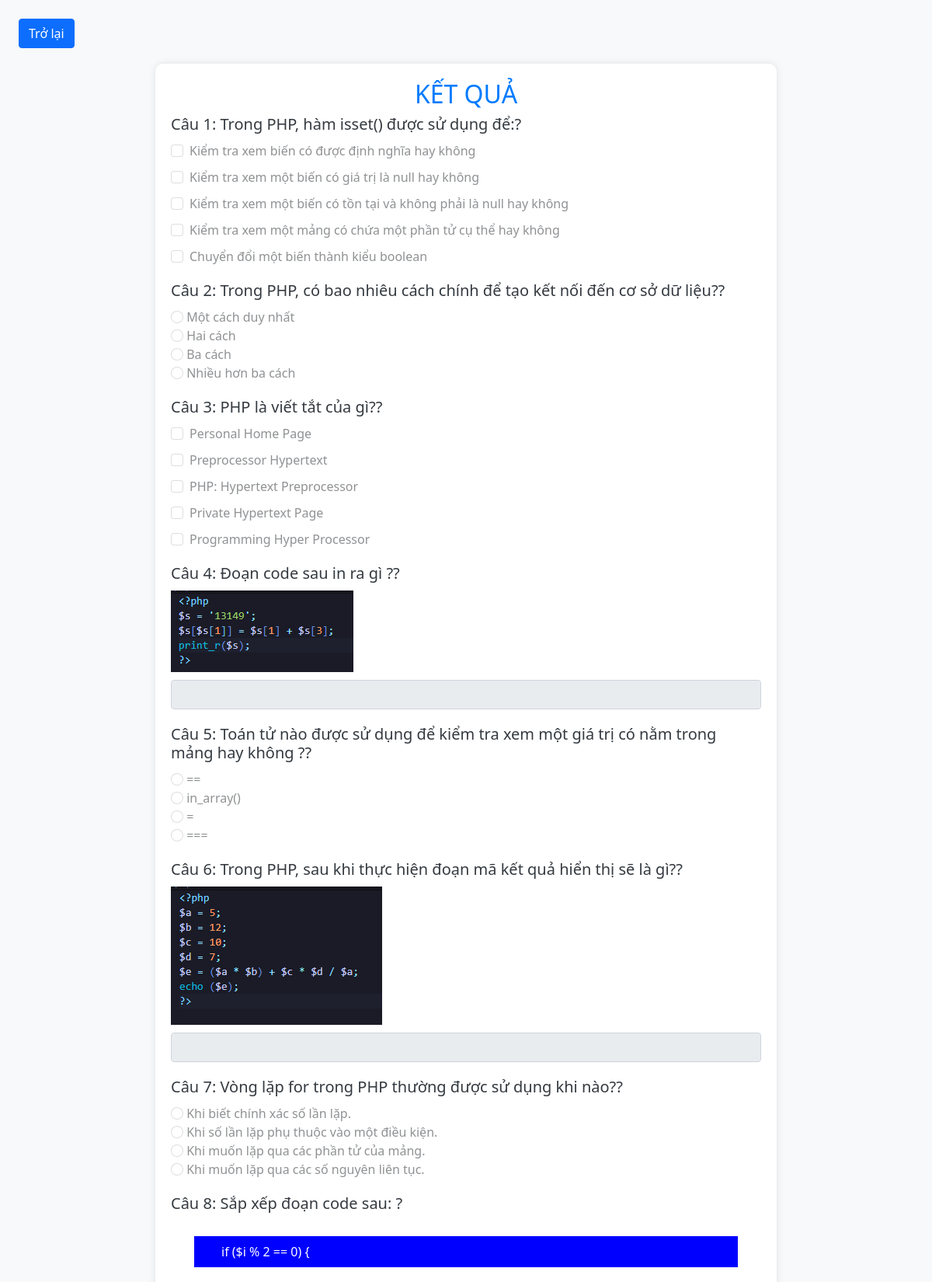
The app's page /src/ResultDetail.php?id_result=629 (upper part) with its own data.
### tables this page shows
CREATE TABLE `questions` (
  `id` int(10) NOT NULL,
  `question` varchar(255) NOT NULL,
  `type` varchar(50) NOT NULL,
  `course_id` int(10) NOT NULL,
  `image` varchar(255) DEFAULT NULL,
  `user_id` int(10) NOT NULL,
  `state` tinyint(1) NOT NULL
);

CREATE TABLE `answers` (
  `id` int(10) NOT NULL,
  `question_id` int(10) NOT NULL,
  `answer` varchar(255) DEFAULT NULL,
  `is_true` int(11) NOT NULL,
  `ordinalNumber` int(11) DEFAULT NULL
);

### function.php (called while the page is built, shortened)
<?php
include 'connectdb.php';
function getAnswer($question_id)
{
    global $conn;
    $sql = "SELECT * FROM answers WHERE question_id = $question_id";
    $result = mysqli_query($conn, $sql);
    $a = mysqli_fetch_all($result, MYSQLI_ASSOC);
    return $a;
}
function getResultDetailById($id)
{
    global $conn;
    $sql = "SELECT * FROM result_detail WHERE result_id = $id";
    $result = mysqli_query($conn, $sql);
    $resultDetail = mysqli_fetch_array($result, MYSQLI_ASSOC);
    return $resultDetail;
}
function getQuestionById($id)
{
    global $conn;
    $sql = "SELECT * FROM questions WHERE id = '$id'";
    $result = mysqli_query($conn, $sql);
    $question = mysqli_fetch_assoc($result);
    return $question;
}

### src/ResultDetail.php (the view, shortened to what this page needs)
<?php
include '../function.php';
$id_result = $_GET['id_result'];
$resultDetail = getResultDetailById($id_result);
$listQuestion = json_decode($resultDetail['question_id'], true);
$userAnswer = json_decode($resultDetail['user_answer'], true);
$list = [];
foreach ($listQuestion as $key => $value) {
    $list[] = getQuestionById($value);
}
foreach ($list as $index => $q) {
    $list[$index]['answers'] = getAnswer($q['id']);
}
function checkType($type)
{
    if ($type == "Điền") {
        return 0;
    } else if ($type == "Trắc nghiệm") {
        return 1;
    } else
        return 2;
}
?>
<!DOCTYPE html>
<html lang="en">
<head>
    <link href="https://cdn.jsdelivr.net/npm/bootstrap@5.0.2/dist/css/bootstrap.min.css" rel="stylesheet"
>
    <link rel="stylesheet" href="//code.jquery.com/ui/1.12.1/themes/base/jquery-ui.css">
</head>
<body>
    <div class="align-items-center mt-4 ms-4">
        <a href="courses.php" class="btn btn-primary">Trở lại</a>
    </div>
    <div class="container">
        <h2>KẾT QUẢ</h2>
        <div>
            <?php
            $i = 0;
            $idUserAnswer = [];
            foreach ($list as $index => $q) {
                $numberTrueAnswer = 0;
                $i++;
                if (checkType($q['type']) == 0) {
                    echo "
                        <div class='form-group'>
                            <h5 class='title'>Câu " . $i . ": " . $q['question'] . "?</h5>
                            <input type='hidden' name='' value=" . $q['id'] . ">
                    ";
                    if ($q['image'] != null) {
                        echo "<img src='../uploads/images/" . $q['image'] . "' alt='image' style='max-width:500px;max-height:250px; margin-bottom: 10px;'>";
                    }
                    foreach ($userAnswer as $key => $value) {
                        if ($key == $q['id']) {
                            echo "
                        <input class='form-control' type='text' name='" . $q['id'] . "' value='" . $value . "' readonly>
                        </div>
                        ";
                        }
                    }
                } else if (checkType($q["type"]) == 1) {
                    foreach ($q['answers'] as $key => $a) {
                        if ($a['is_true'] == 1) {
                            $numberTrueAnswer++;
                        }
                    }
                    echo "
                        <div class='form-group'>
                        <h5 class='title'>Câu " . $i . ": " . $q['question'] . "?</h5>
                    ";
                    foreach ($q['answers'] as $key => $a) {
                        if ($numberTrueAnswer > 1) {
                            if (in_array($a['id'], $idUserAnswer)) {
                                echo "
                            <div class='form-check'>
                                <input class='form-check-input' type='checkbox'  name='" . $q['id'] . "[]' id='flexCheckDefault' value='" . $a['id'] . "' checked disabled>
                                <label class='form-check-label' for='flexCheckDefault'>" . $a['answer'] . "</label>
                            </div>";
                            } else {
                                echo "
                            <div class='form-check'>
                                <input class='form-check-input' type='checkbox'  name='" . $q['id'] . "[]' id='flexCheckDefault' value='" . $a['id'] . "' disabled>
                                <label class='form-check-label' for='flexCheckDefault'>" . $a['answer'] . "</label>
                            </div>";
                            }
                        } else {
                            if (in_array($a['id'], $idUserAnswer)) {
                                echo "
                            <div class='form-che ck'>
                                <input class='form-check-input' type='radio' name='" . $q['id'] . "[]' id='flexRadioDefault" . $key . "' value='" . $a['id'] . "' checked disabled>
                                <label class='form-check-label' for='flexRadioDefault1'>
                                    " . $a['answer'] . "
                                </label>
                             </div>";
                            } else {
                                echo "
                            <div class='form-che ck'>
                                <input class='form-check-input' type='radio' name='" . $q['id'] . "[]' id='flexRadioDefault" . $key . "' value='" . $a['id'] . "' disabled>
                                <label class='form-check-label' for='flexRadioDefault1'>
                                    " . $a['answer'] . "
                                </label>
                             </div>";
                            }
                        }
                    }
                    echo "</div>";
                } else {
                    echo '<div class="form-group">';
                    echo '<h5 class="title">Câu ' . $i . ': ' . $q['question'] . '?</h5>';
                    echo '<div><div id="column' . $i . '">';
                    foreach ($userAnswer['sortedValues'][$q['id']] as $key => $value) {
                        $sort = getAnswer($q['id']);
                        foreach ($sort as $index => $s) {
                            if ($s['ordinalNumber'] == $value) {
                                echo '<div class="list" draggable="true" data-index="' . $index . '">';
                                echo '<i class="fa fa-list-ul" aria-hidden="true"></i>' . htmlspecialchars($s['answer']);
                                echo '</div>';
                            }
                        }
                    }
                    echo '</div></div>';
                }
            }
            ?>
        </div>
</body>
</html>

### src/ResultDetail.php (style rules this page uses)
body { background-color: #f8f9fa; }
.container { max-width: 800px; margin: 20px auto; background-color: #ffffff; padding: 20px; border-radius: 10px; box-shadow: 0 0 10px rgba(0, 0, 0, 0.1); }
h2 { text-align: center; color: #007bff; }
.title { color: #343a40; margin-bottom: 10px; }
.form-group { margin-bottom: 20px; }
.form-check { margin-bottom: 10px; }
.list { background: blue; height: 40px; margin: 30px; color: #fff; display: flex; align-items: center; cursor: grab; user-select: none; }

### records on screen
questions: question "Trong PHP, hàm isset() được sử dụng để:"
answers: answer "Kiểm tra xem biến có được định nghĩa hay không"
answers: answer "Kiểm tra xem một biến có giá trị là null hay không"
answers: answer "Kiểm tra xem một biến có tồn tại và không phải là null hay không"
answers: answer "Kiểm tra xem một mảng có chứa một phần tử cụ thể hay không"
answers: answer "Chuyển đổi một biến thành kiểu boolean"
questions: question "Trong PHP, có bao nhiêu cách chính để tạo kết nối đến cơ sở dữ liệu?"
answers: answer "Một cách duy nhất"
answers: answer "Hai cách"
answers: answer "Ba cách"
answers: answer "Nhiều hơn ba cách"
questions: question "PHP là viết tắt của gì?"
answers: answer "Personal Home Page"
answers: answer "Preprocessor Hypertext"
answers: answer "PHP: Hypertext Preprocessor"
answers: answer "Private Hypertext Page"
answers: answer "Programming Hyper Processor"
questions: question "Đoạn code sau in ra gì ?", image (picture)
questions: question "Toán tử nào được sử dụng để kiểm tra xem một giá trị có nằm trong mảng hay không ?"
answers: answer "=="
answers: answer "in_array()"
answers: answer "="
answers: answer "==="
questions: question "Trong PHP, sau khi thực hiện đoạn mã kết quả hiển thị sẽ là gì?", image (picture)
questions: question "Vòng lặp for trong PHP thường được sử dụng khi nào?"
answers: answer "Khi biết chính xác số lần lặp."
answers: answer "Khi số lần lặp phụ thuộc vào một điều kiện."
answers: answer "Khi muốn lặp qua các phần tử của mảng."
answers: answer "Khi muốn lặp qua các số nguyên liên tục."
questions: question "Sắp xếp đoạn code sau:"
answers: answer "if ($i % 2 == 0) {"
